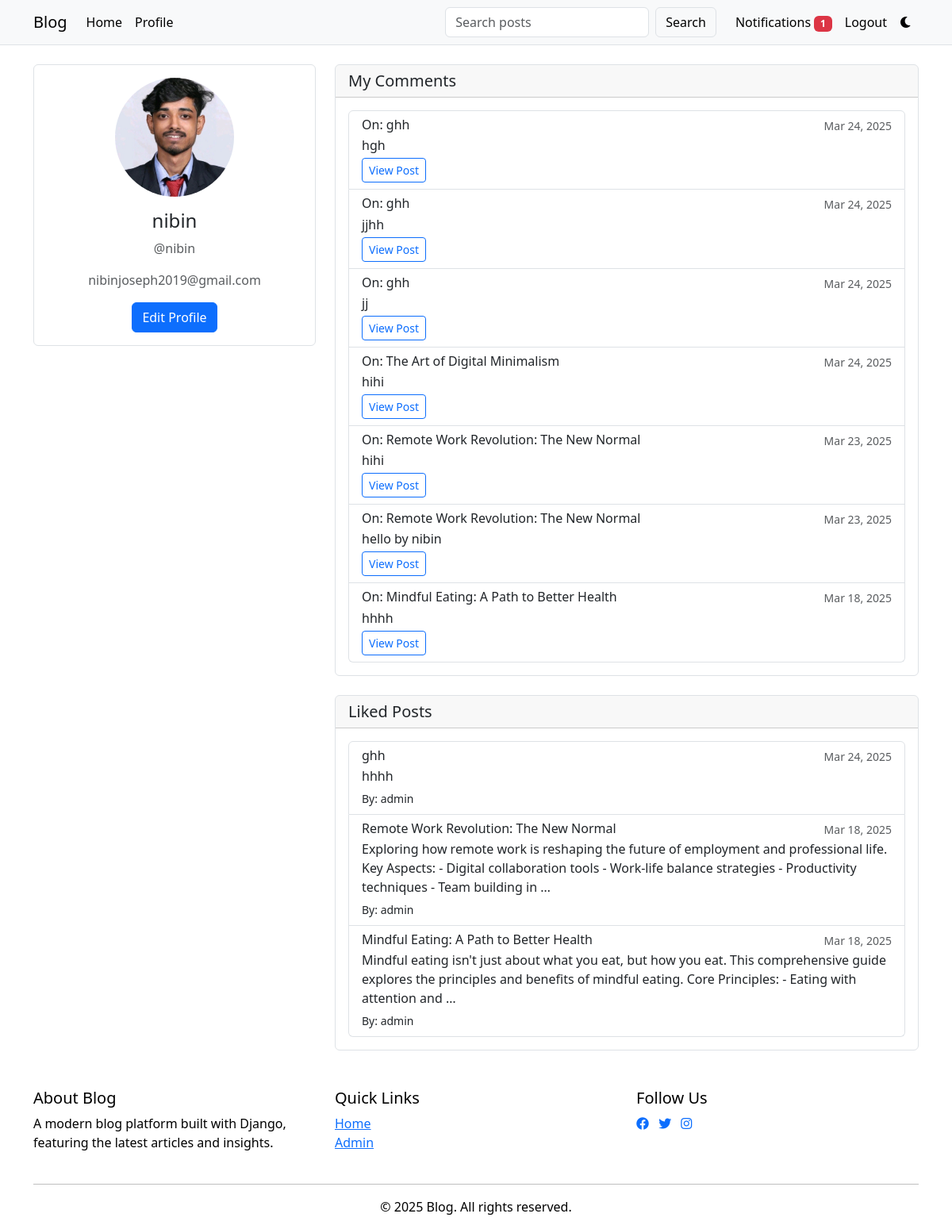
Screenshot of /profile/ (signed in) with the database file from the repository.
### core/models.py (models this page shows, shortened)
class UserProfile(models.Model):
    user = models.OneToOneField(User, on_delete=models.CASCADE, related_name='profile')
    bio = models.TextField(max_length=500, blank=True)
    profile_picture = models.ImageField(upload_to='profile_pics/', null=True, blank=True)
    theme_preference = models.CharField(max_length=10, choices=[('light', 'Light'), ('dark', 'Dark')], default='light')
    created_at = models.DateTimeField(auto_now_add=True)
    updated_at = models.DateTimeField(auto_now=True)

class Comment(models.Model):
    post = models.ForeignKey(Post, on_delete=models.CASCADE, related_name='comments')
    author = models.ForeignKey(User, on_delete=models.CASCADE, related_name='comments')
    content = models.TextField()
    created_at = models.DateTimeField(auto_now_add=True)
    updated_at = models.DateTimeField(auto_now=True)
    class Meta:
        ordering = ['-created_at']

class Post(models.Model):
    title = models.CharField(max_length=200)
    slug = models.SlugField(unique=True)
    content = models.TextField()
    author = models.ForeignKey(User, on_delete=models.CASCADE, related_name='posts')
    category = models.ForeignKey(Category, on_delete=models.CASCADE, related_name='posts', null=True)
    created_at = models.DateTimeField(auto_now_add=True)
    updated_at = models.DateTimeField(auto_now=True)
    views = models.PositiveIntegerField(default=0)
    likes = models.ManyToManyField(User, related_name='liked_posts', blank=True)
    image = models.ImageField(upload_to='blog_images/', null=True, blank=True)
    class Meta:
        ordering = ['-created_at']

### core/views.py (the view)
# urls.py: path('profile/', views.profile, name='profile'),
@login_required
def profile(request):
    profile, created = UserProfile.objects.get_or_create(user=request.user)
    user_posts = Post.objects.filter(author=request.user).order_by('-created_at')
    user_comments = Comment.objects.filter(author=request.user).order_by('-created_at')
    liked_posts = Post.objects.filter(likes=request.user).order_by('-created_at')
    context = {
        'user_posts': user_posts,
        'user_comments': user_comments,
        'liked_posts': liked_posts,
    }
    return render(request, 'core/auth/profile.html', context)

### core/context_processors.py (called while the page is built)
def notification_count(request):
    if request.user.is_authenticated:
        count = request.user.notifications.filter(is_read=False).count()
        return {'unread_notifications_count': count}
    return {'unread_notifications_count': 0}

### core/templates/core/auth/profile.html (shortened to what this page needs)
{% extends 'core/base.html' %}
{% load static %}
{% block content %}
<div class="container mt-4">
    <div class="row">
        <div class="col-md-4">
            <div class="card">
                <div class="card-body text-center">
                    {% if user.profile.profile_picture %}
                        <img src="{{ user.profile.profile_picture.url }}" alt="Profile Picture" class="rounded-circle mb-3" style="width: 150px; height: 150px; object-fit: cover;">
                    {% else %}
                        <img src="{% static 'core/images/default-profile.png' %}" alt="Default Profile Picture" class="rounded-circle mb-3" style="width: 150px; height: 150px; object-fit: cover;">
                    {% endif %}
                    <h4>{{ user.get_full_name|default:user.username }}</h4>
                    <p class="text-muted">@{{ user.username }}</p>
                    <p class="text-muted">{{ user.email }}</p>
                    <a href="{% url 'core:edit_profile' %}" class="btn btn-primary">Edit Profile</a>
                </div>
            </div>
        </div>
        <div class="col-md-8">
            <div class="card mb-4">
                <div class="card-header">
                    <h5 class="mb-0">My Comments</h5>
                </div>
                <div class="card-body">
                    {% if user_comments %}
                        <div class="list-group">
                            {% for comment in user_comments %}
                                <div class="list-group-item">
                                    <div class="d-flex w-100 justify-content-between">
                                        <h6 class="mb-1">On: {{ comment.post.title }}</h6>
                                        <small class="text-muted">{{ comment.created_at|date:"M d, Y" }}</small>
                                    </div>
                                    <p class="mb-1">{{ comment.content }}</p>
                                    <a href="{% url 'core:post_detail' comment.post.slug %}" class="btn btn-sm btn-outline-primary">View Post</a>
                                </div>
                            {% endfor %}
                        </div>
                    {% else %}
                        <p class="text-muted">You haven't made any comments yet.</p>
                    {% endif %}
                </div>
            </div>
            <div class="card">
                <div class="card-header">
                    <h5 class="mb-0">Liked Posts</h5>
                </div>
                <div class="card-body">
                    {% if liked_posts %}
                        <div class="list-group">
                            {% for post in liked_posts %}
                                <a href="{% url 'core:post_detail' post.slug %}" class="list-group-item list-group-item-action">
                                    <div class="d-flex w-100 justify-content-between">
                                        <h6 class="mb-1">{{ post.title }}</h6>
                                        <small class="text-muted">{{ post.created_at|date:"M d, Y" }}</small>
                                    </div>
                                    <p class="mb-1">{{ post.content|truncatewords:30 }}</p>
                                    <small>By: {{ post.author.get_full_name|default:post.author.username }}</small>
                                </a>
                            {% endfor %}
                        </div>
                    {% else %}
                        <p class="text-muted">You haven't liked any posts yet.</p>
                    {% endif %}
                </div>
            </div>
        </div>
    </div>
</div>
{% endblock %}

### core/templates/core/base.html (style rules this page uses)
:root { --bg-primary: #ffffff; --text-primary: #000000; --bg-secondary: #f8f9fa; --card-bg: #ffffff; --border-color: #dee2e6; --navbar-bg: #f8f9fa; --navbar-text: #000000; --navbar-link: #000000; --navbar-link-hover: #0d6efd; }
body { background-color: var(--bg-primary); color: var(--text-primary); transition: background-color 0.3s, color 0.3s; }
.card { background-color: var(--card-bg); border-color: var(--border-color); transition: transform 0.3s, background-color 0.3s; }

### rows the page displays
Comment: post "ghh", created_at "Mar 24, 2025", content "hgh"
Comment: post "ghh", created_at "Mar 24, 2025", content "jjhh"
Comment: post "ghh", created_at "Mar 24, 2025", content "jj"
Comment: post "The Art of Digital Minimalism", created_at "Mar 24, 2025", content "hihi"
Comment: post "Remote Work Revolution: The New Normal", created_at "Mar 23, 2025", content "hihi"
Comment: post "Remote Work Revolution: The New Normal", created_at "Mar 23, 2025", content "hello by nibin"
Comment: post "Mindful Eating: A Path to Better Health", created_at "Mar 18, 2025", content "hhhh"
Post: title "ghh", created_at "Mar 24, 2025", content "hhhh", author.get_full_name "admin"
Post: title "Remote Work Revolution: The New Normal", created_at "Mar 18, 2025", content "Exploring how remote work is reshaping the future of employment and professional life. Key Aspects: - Digital collaboration tools - Work-life balance strategies - Productivity techniques - Team building in …", author.get_full_name "admin"
Post: title "Mindful Eating: A Path to Better Health", created_at "Mar 18, 2025", content "Mindful eating isn't just about what you eat, but how you eat. This comprehensive guide explores the principles and benefits of mindful eating. Core Principles: - Eating with attention and …", author.get_full_name "admin"

### other values shown
{{ user.get_full_name|default:user.username }} "nibin"
{{ user.username }} "nibin"
{{ user.email }} "nibinjoseph2019@gmail.com"
